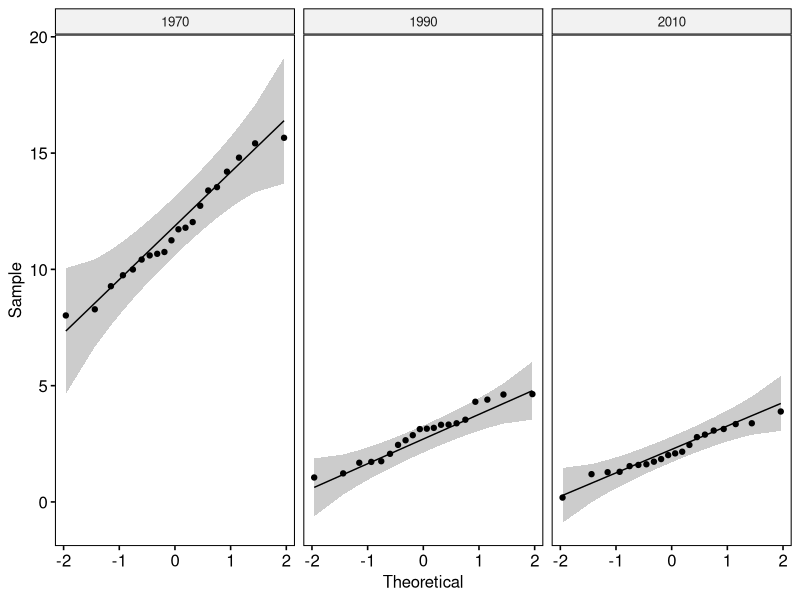
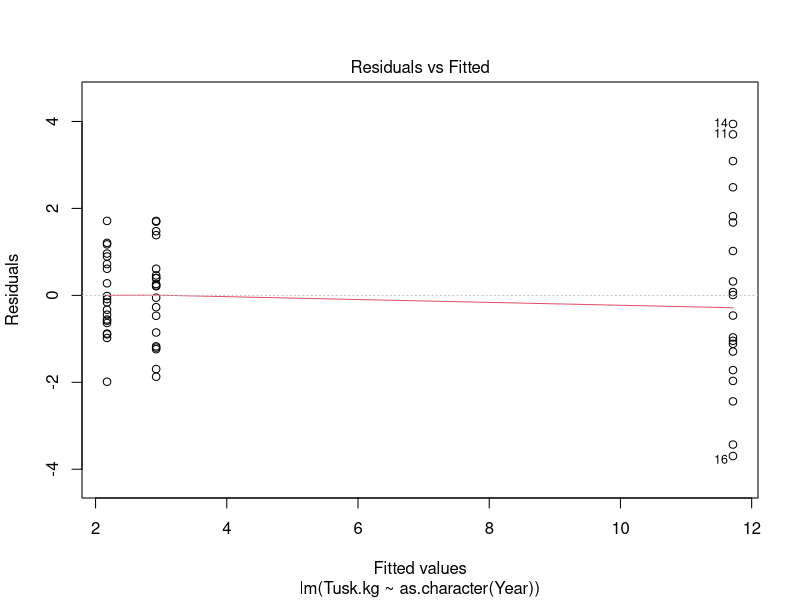
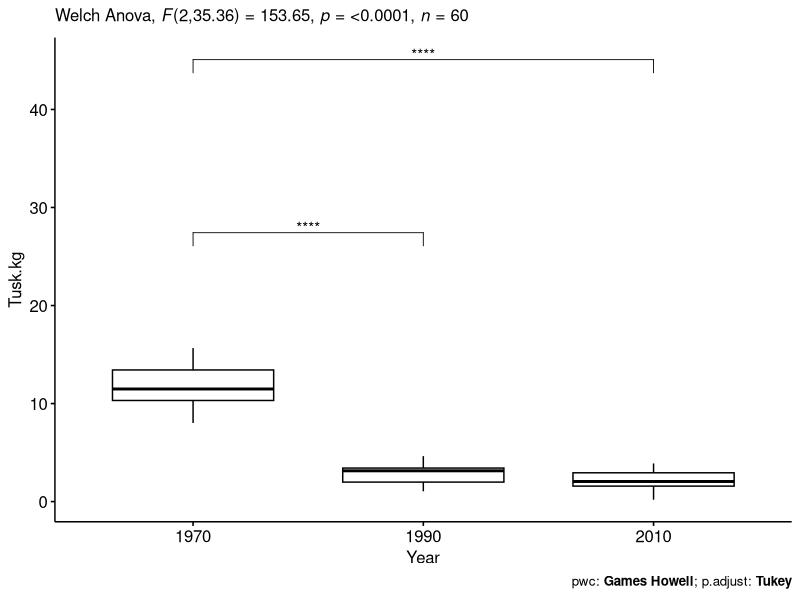
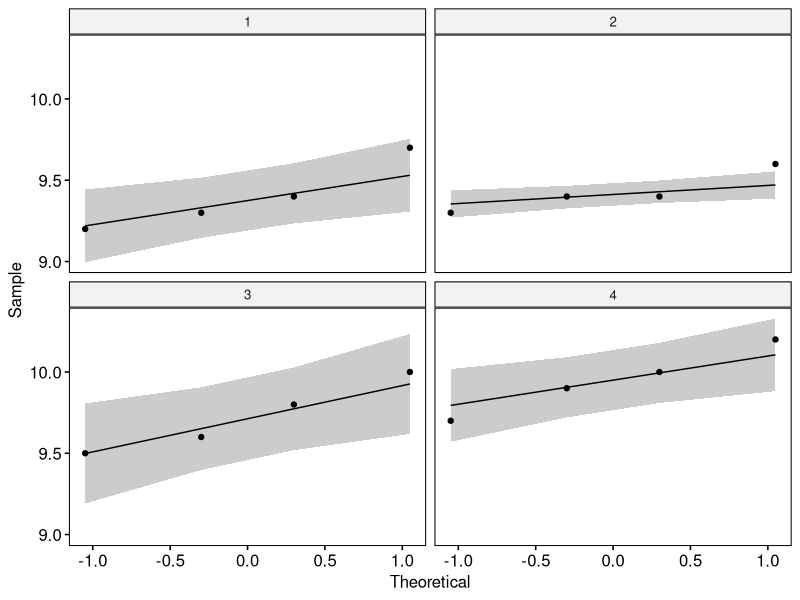
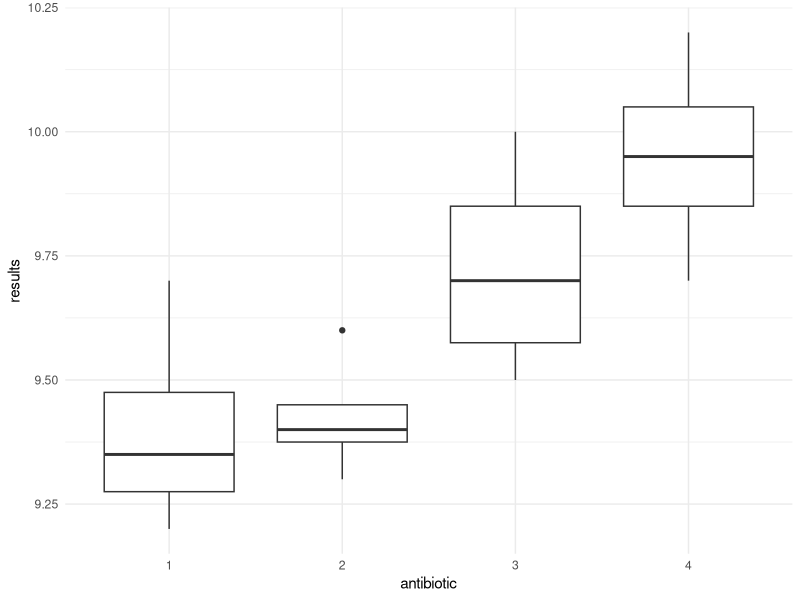
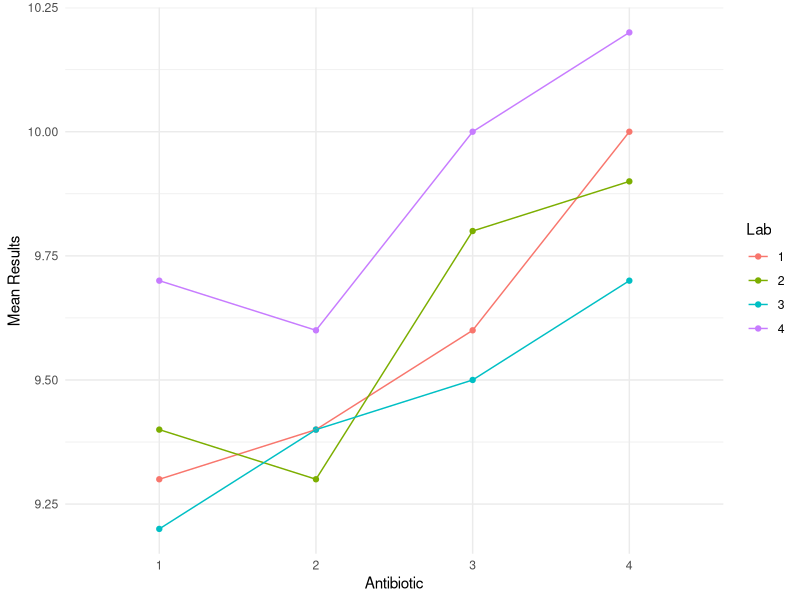

Reproduce these figures in R, in order.
## ---- chunk 1
knitr::opts_chunk$set(echo = F)
## ---- chunk 2
#load package
library(dplyr)
library(rstatix)
library(ggplot2)
library(ggpubr)
library(ggsignif)

#load data
tusk <- read.csv("TuskData.csv")
## ---- chunk 3
#identify outliers
tusk %>%
  group_by(Year) %>%
  identify_outliers(Tusk.kg)

#check for normality

tusk %>% 
  group_by(Year) %>%
  summarise(length_Tusk_kg = length(Tusk.kg))

# only 20 for each year, do Shapiro-Wilk

tusk_normal <- tusk %>%
  group_by(Year) %>%
  shapiro_test(Tusk.kg)
tusk_normal

## homogeneity of variance
tusk_var <- tusk %>% levene_test(Tusk.kg~as.character(Year))
tusk_var

## ---- chunk 4
#plotting QQplot of data to be sure
ggqqplot(tusk, "Tusk.kg", facet.by = "Year")
## ---- chunk 5
#plotting variance plot to be sure
model  <- lm(Tusk.kg~as.character(Year), data = tusk)
plot(model, 1)
## ---- chunk 6
tusk.aov <- tusk %>% welch_anova_test(Tusk.kg~Year)
tusk.aov
## ---- chunk 7
tusk.gh <- tusk %>% games_howell_test(Tusk.kg~Year)
tusk.gh

tusk.gh$p.adj[tusk.gh$group2 == 2010 & tusk.gh$group1 == 1970]
## ---- chunk 8
tusk.gh <- tusk.gh %>% add_xy_position(x = "Year", step.increase = 1)
tusk$Year = as.factor(tusk$Year)
ggboxplot(tusk, x = "Year", y = "Tusk.kg") +
  stat_pvalue_manual(tusk.gh, hide.ns = T, label =NULL) +
  labs(
    subtitle = get_test_label(tusk.aov, detailed = TRUE),
    caption = get_pwc_label(tusk.gh)
    )

## ---- chunk 9
lab <- c(rep(1:4, each = 4))
antibiotic <- rep(c(1:4), 4)
results <- (c(9.3, 9.4, 9.6, 10, 9.4, 9.3, 9.8, 9.9, 9.2,
9.4, 9.5, 9.7, 9.7, 9.6, 10, 10.2))
dlabs <- data.frame(lab = factor(lab),
antibiotic = factor(antibiotic), results)
## ---- chunk 10
#identify outliers
dlabs %>%
  group_by(antibiotic) %>%
  identify_outliers(results)

#check for normality

dlabs %>% 
  group_by(antibiotic) %>%
  summarise(length_results = length(results))

# only 20 for each year, do Shapiro-Wilk

dlabs_normal <- dlabs %>%
  group_by(antibiotic) %>%
  shapiro_test(results)
dlabs_normal$p[dlabs_normal$antibiotic == 1]
## ---- chunk 11
ggqqplot(dlabs, "results", facet.by = "antibiotic")
## ---- chunk 12
dlabs_treat_var <- dlabs %>% levene_test(results ~ antibiotic)
dlabs_block_var <- dlabs %>% levene_test(results ~ lab)
## ---- chunk 13
dlabs %>% ggplot(aes(x = antibiotic, y = results)) + geom_boxplot() +
  theme_minimal()
## ---- chunk 14
dlabs_aov <- dlabs %>% anova_test(results ~ antibiotic + lab, detailed =T)
dlabs_aov
## ---- chunk 15
dlab_tukey <- dlabs %>% tukey_hsd(results ~ antibiotic + lab)
dlab_tukey
## ---- chunk 16
mean_results <- dlabs %>%
  group_by(lab, antibiotic) %>%
  summarize(mean_results = mean(results)) %>% arrange(antibiotic)
mean_results


# Plot line graph of mean_results
ggplot(mean_results, aes(x = antibiotic, y = mean_results, color = lab, group = lab)) +
  geom_point() +
  geom_line() +
  labs(x = "Antibiotic", y = "Mean Results") +
  scale_color_discrete(name = "Lab") +
  theme_minimal()
